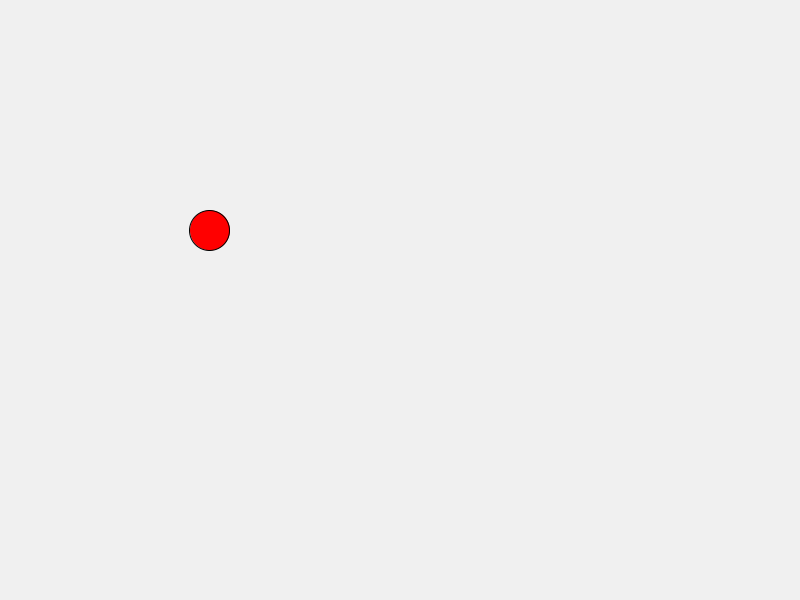
Frame 1 (no input)
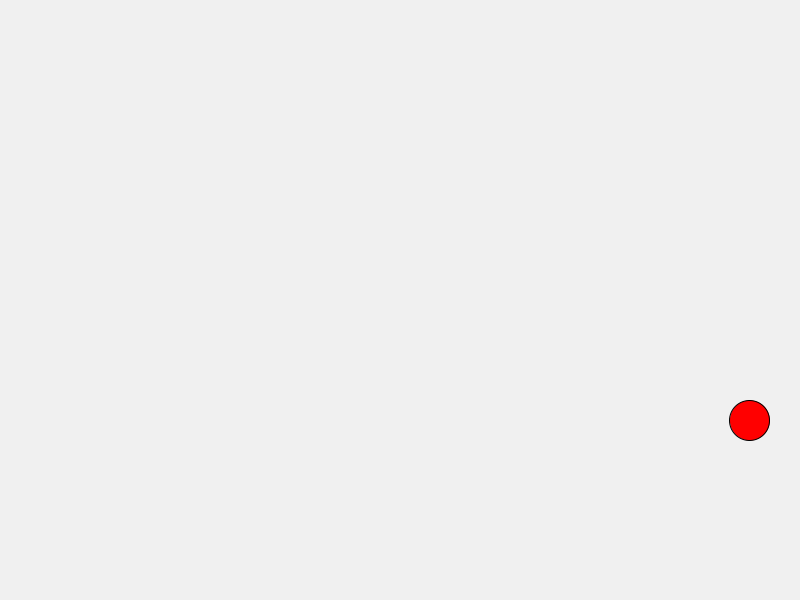
Frame 60 (the mouse pressed at the canvas centre just before this capture)
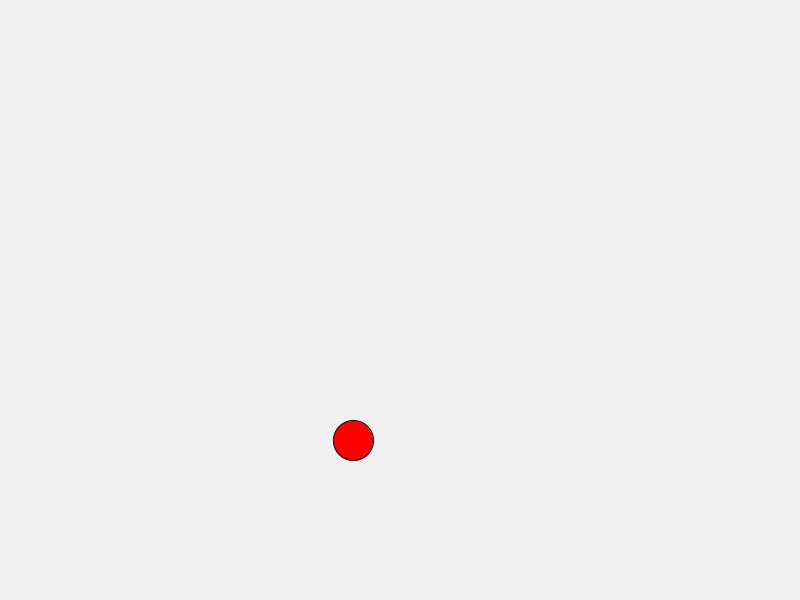
Frame 120 (the mouse held since frame 60 and released just before this capture)

The Processing sketch that drew these frames (run headless with seeded random() and noise(); from frame 60 on, the mouse is pressed at the canvas centre):

// Processing sketch: rigidBall
// ── rigidBall.pde

int SCREEN_WIDTH = 800;
int SCREEN_HEIGHT = 600;

float COEFFICIENT_OF_FRICTION = 1;

Mover ball;
PVector gravity = new PVector(0, -10);

void setup() {
  size(800, 600);
  surface.setSize(SCREEN_WIDTH, SCREEN_HEIGHT);
  surface.setLocation (400, 20);

  ball = new Mover(new PVector(200, -230), new PVector(10, 0));
}

void draw() {
  background(240);

  PVector friction = new PVector().set(ball.speed);
  friction.mult(-1); 
  friction.normalize();
  friction.mult(COEFFICIENT_OF_FRICTION);

  ball.applyForce(friction);
  ball.applyForce(gravity);
  ball.update();
  ball.display();
  ball.checkEdges();
}

// ── Mover.pde
class Mover {

  float MOVER_RADIUS = 20;
  float MASS = 30;

  PVector position;
  PVector speed;
  PVector acceleration;

  PVector initialSpeed;
  PVector initialPosition;

  public Mover(PVector initialPosition, PVector initialSpeed) {
    position = new PVector().set(initialPosition);
    speed = new PVector().set(initialSpeed);
    acceleration = new PVector();


    this.initialSpeed = new PVector().set(initialSpeed);
    this.initialPosition = new PVector().set(initialPosition);
  }

  public void display() {
    fill(255, 0, 0);
    rectMode(CENTER);
    ellipse(position.x, -position.y, MOVER_RADIUS*2, MOVER_RADIUS*2);
  }

  public void update() {

    speed.add(acceleration);
    position.add(speed);
    acceleration.mult(0);
  }

  public void applyForce(PVector force) {
    acceleration.add(PVector.div(force, MASS));
  }

  public void checkEdges() {


    if (position.x + MOVER_RADIUS > SCREEN_WIDTH) {
      position.x = SCREEN_WIDTH - MOVER_RADIUS;
      speed.x *= -1;
    } else if (position.x - MOVER_RADIUS < 0) {
      position.x = MOVER_RADIUS;
      speed.x *= -1;
    }

    if (position.y - MOVER_RADIUS <= -SCREEN_HEIGHT) {

      speed.y *= -1;
      position.y = -SCREEN_HEIGHT+MOVER_RADIUS;
    }
  }
}
